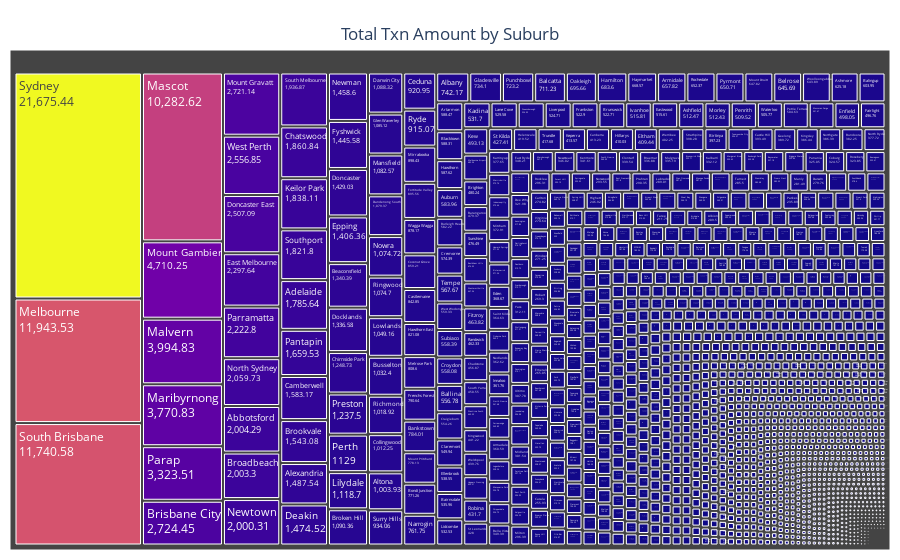

Notebook cell for this chart:
### Code cell
fig=px.treemap(df_grp0, 
 path=['merchant_suburb'], 
 values='amount', 
 color = 'amount', 
 ) 
fig.update_layout( 
 title=dict(text = "Total Txn Amount by Suburb",x=0.5,y=0.95),  margin=dict(l=10, r=10, t=50, b=10), 
 showlegend=False, 
 ) 
fig.data[0].textinfo = 'label+value' 
fig.update_traces(marker_coloraxis=None) 
fig.show()

### Figure 1 — Plotly figure (JSON) as saved in the notebook; plotly's stock layout.template omitted (floating-point values rounded to 4 significant figures; data arrays with more than 128 entries replaced by an {"elided": "..."} marker saying what was removed)
{"data": [{"branchvalues": "total", "customdata": {"elided": "1609x1 float values"}, "domain": {"x": [0, 1], "y": [0, 1]}, "hovertemplate": "labels=%{label}<br>amount_sum=%{value}<br>parent=%{parent}<br>id=%{id}<br>amount=%{color}<extra></extra>", "ids": {"elided": "1609 str values"}, "labels": {"elided": "1609 str values"}, "marker": {"colors": {"elided": "1609 float values"}}, "name": "", "parents": {"elided": "1609 str values"}, "textinfo": "label+value", "type": "treemap", "values": {"elided": "1609 float values"}}], "layout": {"coloraxis": {"colorbar": {"title": {"text": "amount"}}, "colorscale": [[0, "#0d0887"], [0.1111, "#46039f"], [0.2222, "#7201a8"], [0.3333, "#9c179e"], [0.4444, "#bd3786"], [0.5556, "#d8576b"], [0.6667, "#ed7953"], [0.7778, "#fb9f3a"], [0.8889, "#fdca26"], [1, "#f0f921"]]}, "legend": {"tracegroupgap": 0}, "margin": {"b": 10, "l": 10, "r": 10, "t": 50}, "showlegend": false, "title": {"text": "Total Txn Amount by Suburb", "x": 0.5, "y": 0.95}}}
